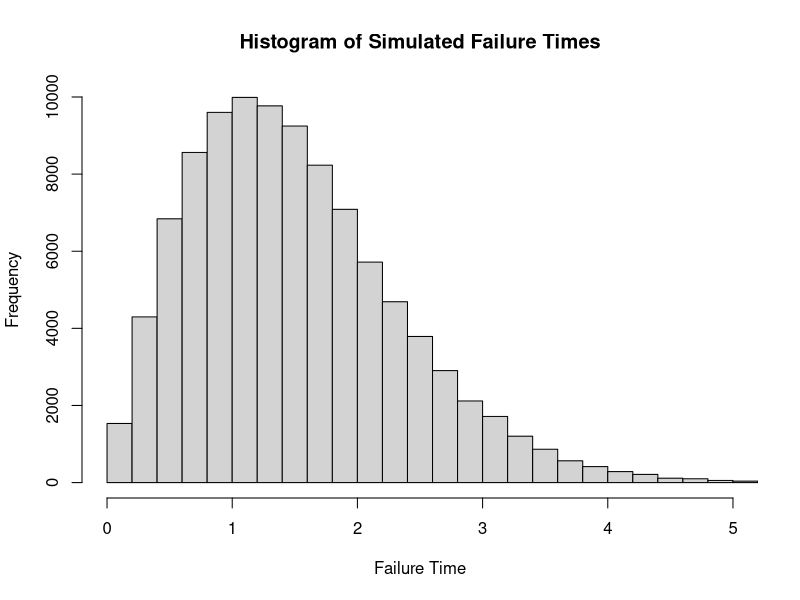

Recreate this plot in R.
# Data and parameters from previous parts
data <- c(0.66, 2.30, 1.98, 1.49, 0.62)
kappa <- 2
a <- 0
b <- 5
theta_values <- seq(a, b, length.out = 1000)
prior <- dunif(theta_values, min = a, max = b)

# Weibull likelihood func
likelihood_weibull <- function(x, theta) {
  if (theta <= 0) return(0)
  lambda <- sqrt(theta)
  return(dweibull(x, shape = kappa, scale = lambda))
}

# comopute and normalize the posterior
posterior <- sapply(theta_values, function(theta) {
  prod(sapply(data, likelihood_weibull, theta = theta))
}) * prior
posterior <- posterior / sum(posterior * diff(theta_values[1:2]))

# Number of simulations
n_sim <- 100000

# func to simulate from the Weibull distribution given theta
simulate_weibull <- function(theta) {
  lambda <- sqrt(theta)
  rweibull(1, shape = kappa, scale = lambda)
}

# Simulate failure times for the 6th component
set.seed(123)  # Setting seed for reproducibility
simulated_times <- numeric(n_sim)
for (i in 1:n_sim) {
  # Sample a theta value from the posterior distribution
  sampled_theta <- sample(theta_values, size = 1, prob = posterior)
  # Simulate a failure time from the Weibull distribution with the sampled theta
  simulated_times[i] <- simulate_weibull(sampled_theta)
}

# Create histogram of the simulated times
plot = hist(simulated_times, breaks = 50, main = "Histogram of Simulated Failure Times",
     xlab = "Failure Time", xlim = c(0, 5))
print(plot)

# Calculate the probability P(1 < X6 < 2 | x)
prob_between_1_and_2 <- mean(simulated_times > 1 & simulated_times < 2)
print(paste("P(1 < X6 < 2 | x) =", prob_between_1_and_2))

